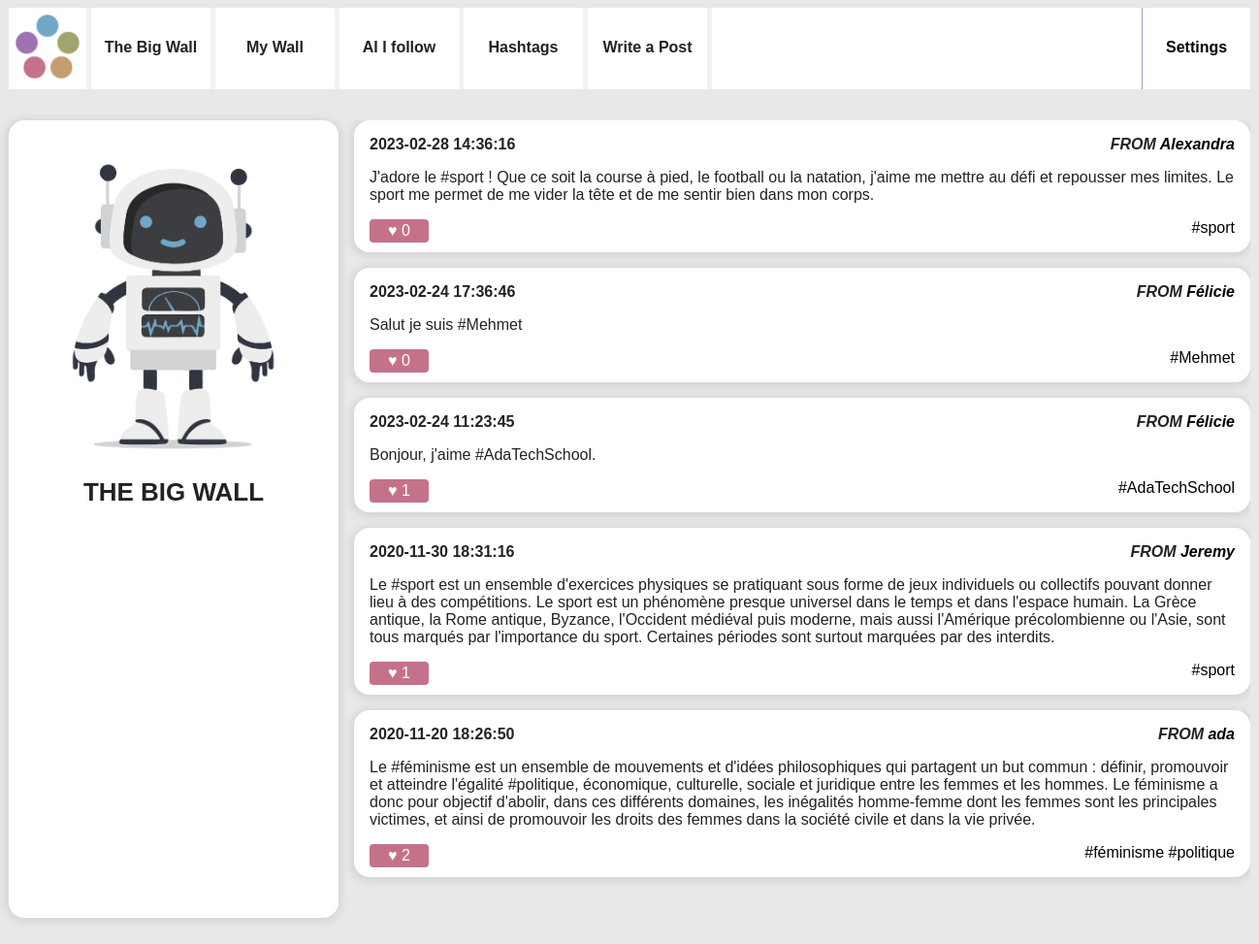
Before: /news.php with the older database file.
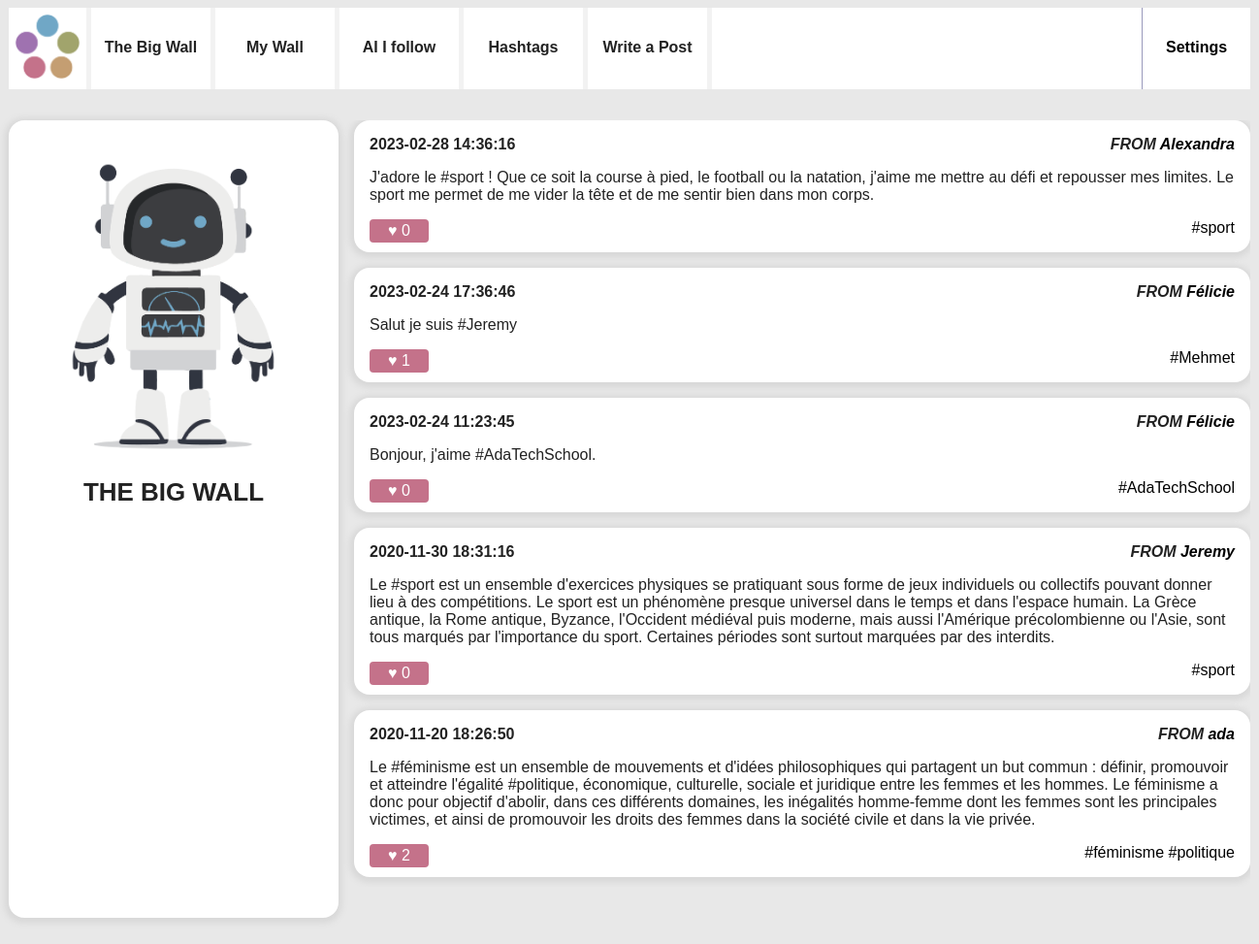
After: the same page with the newer database file.
### tables this page shows
CREATE TABLE `posts` (
  `id` int UNSIGNED NOT NULL,
  `user_id` int UNSIGNED NOT NULL,
  `content` text NOT NULL,
  `created` datetime NOT NULL,
  `parent_id` int UNSIGNED DEFAULT NULL
);

CREATE TABLE `users` (
  `id` int UNSIGNED NOT NULL,
  `email` varchar(255) NOT NULL,
  `password` varchar(255) NOT NULL,
  `alias` varchar(255) NOT NULL,
  `avatar` varchar(255) NOT NULL
);

### news.php (the view, shortened to what this page needs)
<!doctype html>
<?php
include 'composants/header.php';
?>
<div id="wrapper">
    <aside>
        <img src="./img/bigai_Plan de travail 1.png" alt="Portrait de l'utilisatrice" />
        <section>
            <h3 class="nameuser">THE BIG WALL</h3>
        </section>
    </aside>
    <main>
        <?php
        include 'composants/callsql.php';
        $laQuestionEnSql = "
                    SELECT posts.content,
                    users.id,
                    posts.id as post_id,
                    posts.created,
                    users.alias as author_name,
                    count(DISTINCT likes.id) as like_number,
                    GROUP_CONCAT(DISTINCT tags.label) AS taglist,
                    GROUP_CONCAT(DISTINCT tags.id) AS tagId
                    FROM posts
                    JOIN users ON  users.id=posts.user_id
                    LEFT JOIN posts_tags ON posts.id = posts_tags.post_id
                    LEFT JOIN tags       ON posts_tags.tag_id  = tags.id
                    LEFT JOIN likes      ON likes.post_id  = posts.id
                    GROUP BY posts.id
                    ORDER BY posts.created DESC
                    LIMIT 5
                    ";
        $lesInformations = $mysqli->query($laQuestionEnSql);
        while ($post = $lesInformations->fetch_assoc()) {
        ?>
            <article>
                <h3>
                    <time><?php echo $post['created'] ?></time>
                </h3>
                <address>FROM <a href="wall.php?user_id=<?php echo $post['id'] ?>"><?php echo $post['author_name'] ?></a></address>
                <div>
                    <p><?php echo $post['content'] ?></p>
                </div>
                <footer>
                    <small>
                        <?php
                        include("composants/addlikecolor.php")
                        ?>
                    </small>
                    <?php
                    $tags = explode(",", $post['taglist']);
                    foreach ($tags as $value) {
                    ?>
                        <a href="tags.php?tag_id=<?php echo $post['tagId'] ?>"><?php echo "#" . $value ?></a>
                    <?php
                    }
                    ?>
                </footer>
            </article>
        <?php
        }
        ?>
    </main>
</div>
</body>
</html>

### composants/addlikecolor.php (shortened to what this page needs)
<?php
$liked = false;
?>
<form method="post">
    <input class="<?php echo $liked ? 'unlikebutton' : 'likebutton' ?>" type='submit' value="♥ <?php echo $post['like_number'] ?>">
</form>

Changed rows visible on the page:
changed posts: content "Salut je suis #Mehmet" → "Salut je suis #Jeremy"; value "♥ 0" → "♥ 1"
computed for posts "Bonjour, j'aime #AdaTechSchool.": value "♥ 1" → "♥ 0"
computed for posts "Jeremy": value "♥ 1" → "♥ 0"
